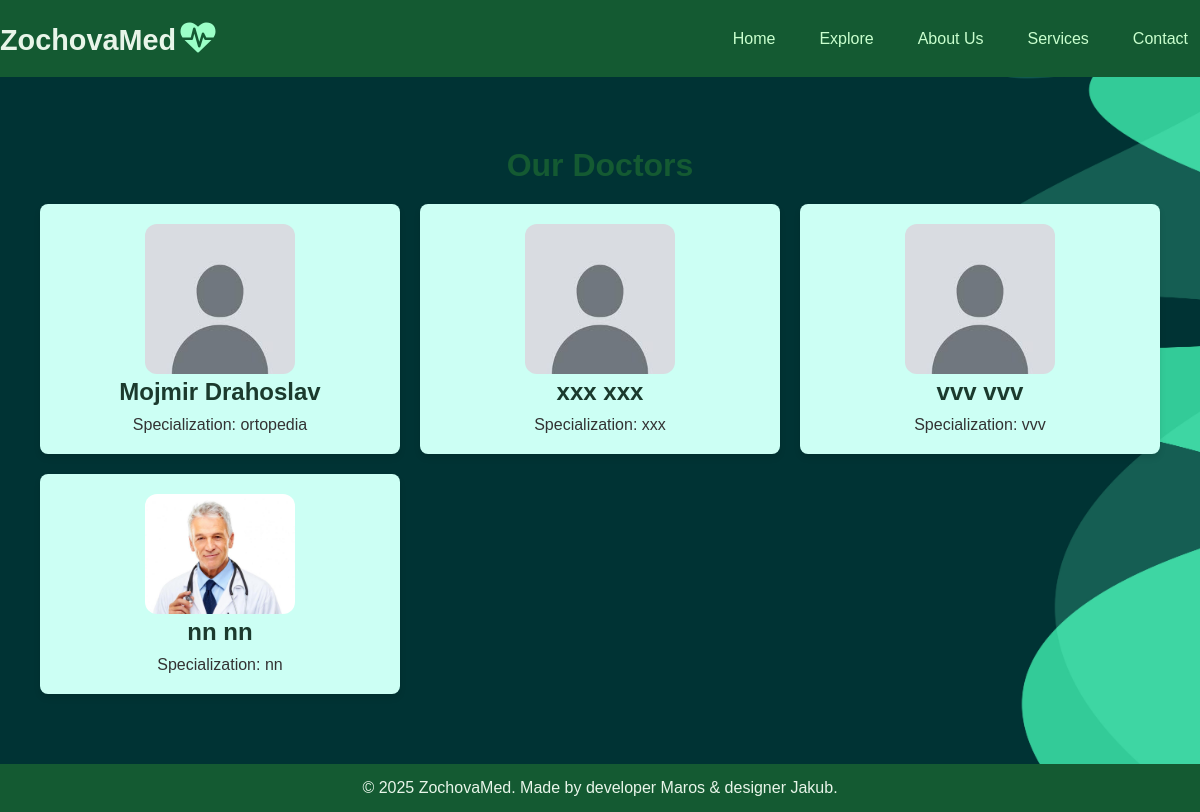
The page /explorepacient on the database as committed earlier.
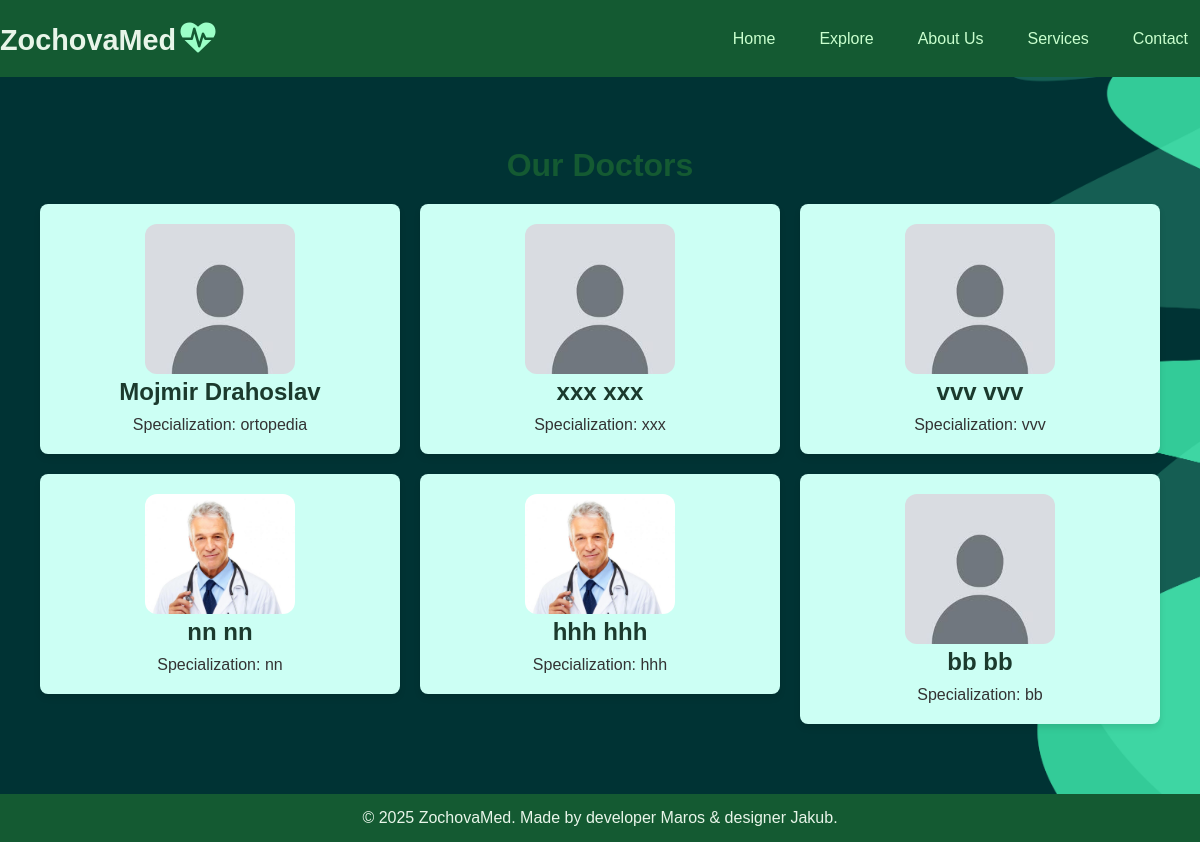
The same page on the database as committed later.
### models.py (models this page shows, shortened)
class Doctor(UserMixin, db.Model):
    id = db.Column(db.Integer, primary_key=True)
    first_name = db.Column(db.String(80), unique=True, nullable=False)
    last_name = db.Column(db.String(80), unique=True, nullable=False)
    email = db.Column(db.String(120), unique=True, nullable=False)
    tel_num = db.Column(db.String(120), unique=True, nullable=False) #telefonne cislo
    password_hash = db.Column(db.String(128), nullable=False)
    odbor = db.Column(db.String(80)) # zameranie doktora (psycholog, chirurg, ...)
    profile_image = db.Column(db.String(255), nullable=True, default='default.jpg')

### main.py (the view)
@app.route('/explorepacient')
def explorepacient():
    doc = Doctor.query.all()
    return render_template('explorepacient.html', doctors=doc)

### templates/explorepacient.html (shortened to what this page needs)
{% extends '_base.html' %}
{% block content %}
    <main class="doctors-page">
        <h1>Our Doctors</h1>
        <div class="doctor-list">
            {% for i in doctors %}
            <a href="{{ url_for('viewdoctor', id=i.id) }}" class="doctor-card">
                <div class="doctor-profile">
                    <img src="{{ url_for('static', filename='profilepics/' + i.profile_image) }}" alt="Doctor Profile Image" width="150" class="profimg">
                    <h2>{{ i.first_name }} {{ i.last_name }}</h2>
                    <p>Specialization: {{ i.odbor }}</p>
                </div>
            </a>
            {% endfor %}
        </div>
    </main>
{% endblock %}

### templates/_base.html (shortened to what this page needs)
<!DOCTYPE html>
<html lang="en">
<head>
  <link rel="stylesheet" href="{{ url_for('static', filename='css/styles.css') }}">
  <link rel="stylesheet" href="https://cdnjs.cloudflare.com/ajax/libs/font-awesome/4.7.0/css/font-awesome.min.css">
</head>
<body>
  <header>
    <div class="navbar">
      <div>
        <a href="/" class="logo">ZochovaMed</a>
        <i class="fa fa-heartbeat" style="font-size:35px;color:#9bffc7"></i>
      </div>
      <nav>
        <ul class="nav-links">
          <li><a href="/">Home</a></li>
          {% if session['user_role'] == 'Doctor' %}
          <li><a href="/findpatients">Explore</a></li>
          {% else %}
          <li><a href="/explorepacient">Explore</a></li>
          {% endif %}
          <li><a href="/about">About Us</a></li>
          <li><a href="/services">Services</a></li>
          <li><a href="/contact">Contact</a></li>
        </ul>
      </nav>
    </div>
  </header>
  <main>
    {% block content %}{% endblock %}
  </main>
  <footer>
    <p>&copy; 2025 ZochovaMed. Made by developer Maros & designer Jakub.</p>
  </footer>
</body>
</html>

### static/css/styles.css (style rules this page uses)
* { margin: 0; padding: 0; box-sizing: border-box; }
body { font-family: Arial, sans-serif; margin: 0; padding: 0; background-image: url("bg.jpg"); -webkit-background-size: cover; background-size: cover; background-position: center; background-repeat: no-repeat; background-attachment: fixed; color: #376150; display: flex; flex-direction: column; min-height: 100vh; }
header { background-color: #145A32; padding: 20px 0; }
.navbar { max-width: 1200px; margin: 0 auto; display: flex; justify-content: space-between; align-items: center; }
.logo { font-size: 1.8em; font-weight: bold; color: #E8F5E9; text-decoration: none; }
.nav-links { list-style-type: none; display: flex; }
.nav-links li { margin-left: 20px; }
.nav-links a { text-decoration: none; color: #c9ffce; padding: 8px 12px; }
main { flex: 1; padding: 20px; }
footer { background-color: #145A32; color: #E8F5E9; text-align: center; padding: 15px; }
.doctors-page { max-width: 1200px; margin: 30px auto; padding: 20px; text-align: center; }
.doctors-page h1 { font-size: 2rem; color: #145A32; margin-bottom: 20px; }
.doctor-list { display: grid; grid-template-columns: repeat(auto-fit, minmax(300px, 1fr)); gap: 20px; }
.doctor-list { display: grid; grid-template-columns: repeat(3, 1fr); gap: 20px; margin-top: 20px; }
.doctor-card { text-decoration: none; }
.doctor-profile { background-color: #ccfff4; border-radius: 8px; box-shadow: 0 4px 6px rgba(0, 0, 0, 0.1); padding: 20px; transition: transform 0.3s ease, box-shadow 0.3s ease; }
.doctor-profile h2 { font-size: 1.5rem; color: #1B3A2D; }
.doctor-profile p { margin-top: 10px; color: #333; }
.profimg { border-radius: 1vw; }

Rows that differ between the two databases and show on the page:
added Doctor: profile_image (picture), first_name "hhh", last_name "hhh", odbor "hhh"
added Doctor: profile_image (placeholder picture), first_name "bb", last_name "bb", odbor "bb"
